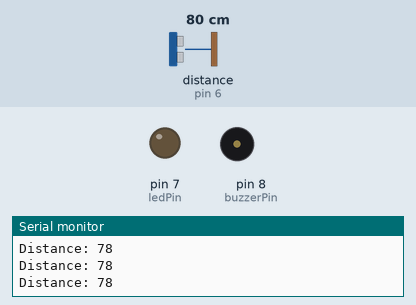
This sketch was run on a simulated Arduino Uno, built with avr-gcc and run on an emulated ATmega328P. Shown: output pins drawn as LEDs (lit = HIGH), buzzer (waves = sounding, pin HIGH), the last lines printed to the serial monitor. Wiring (inferred from the names in the program): ultrasonic range finder: trigger pin 5; echo pin 6. Inputs (shaded band) come from the test bench; at power-on: distance to the obstacle (sensor on pin 6) 80 cm. The echo pulse lasts 58.3 µs per cm; pins used as bus, display or sensor lines are not drawn.

Above: at 1.2 s.
1.3 s: distance to the obstacle (sensor on pin 6) set to 23 cm
2.8 s: distance to the obstacle (sensor on pin 6) set to 18 cm
At 3.1 s:
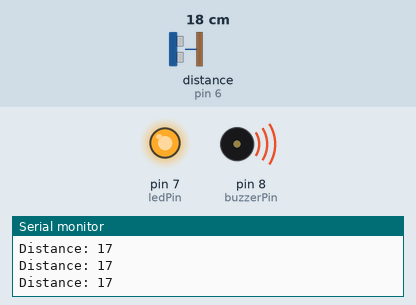
4.3 s: distance to the obstacle (sensor on pin 6) set to 35 cm
At 5.5 s:
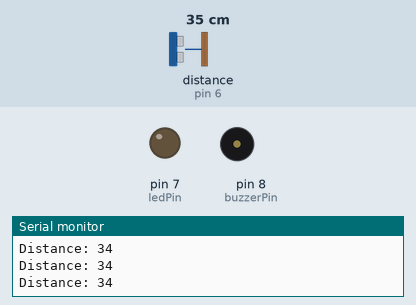
7.3 s: distance to the obstacle (sensor on pin 6) set to 17 cm
At 7.7 s:
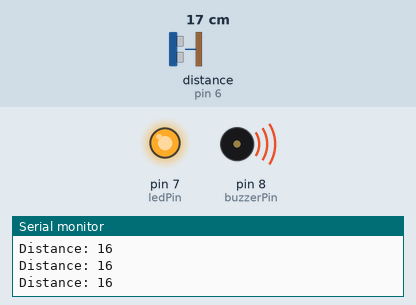
Timing chart, 0 to 9.8 s (numbered marks = the images above; inputs shaded):
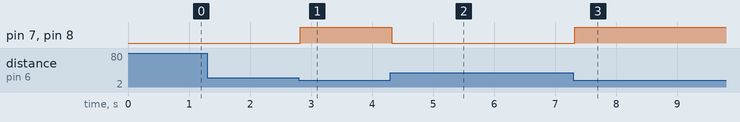

The sketch:

Ultrasonic_Sensor_Buzzer_LED.ino
```cpp
int trigPin = 5;
int echoPin = 6;
int ledPin = 7;
int buzzerPin = 8;
void setup() {
  pinMode(trigPin, OUTPUT);
  pinMode(echoPin, INPUT);
  pinMode(ledPin, OUTPUT);
  pinMode(buzzerPin, OUTPUT);
  digitalWrite(trigPin, LOW); // clean the trigPin
  Serial.begin(9600);
}
void loop() {
  digitalWrite(trigPin, HIGH);
  delayMicroseconds(10); // triger for 10 micro seconds
  digitalWrite(trigPin, LOW);
  long duration = pulseIn(echoPin, HIGH); // Read returns the sound wave travel time in microseconds
  int distance = duration * 0.034 / 2;   // Calculating the distance
  Serial.print("Distance: ");
  Serial.println(distance);
  if (distance < 20){
    digitalWrite(buzzerPin, HIGH);
    digitalWrite(ledPin, HIGH);
  }
  else{
    digitalWrite(buzzerPin, LOW);
    digitalWrite(ledPin, LOW);
  }
}
```

Measured:
- the behaviour switches between 21 and 20 cm on distance to the obstacle (sensor on pin 6) (found by bisection; images 0 and 1)
- after the input at 2.8 s, pin 7 (ledPin), pin 8 (buzzerPin): LOW → HIGH at once
- after the input at 4.3 s, pin 7 (ledPin), pin 8 (buzzerPin): HIGH → LOW at once
- after the input at 7.3 s, pin 7 (ledPin), pin 8 (buzzerPin): LOW → HIGH at once
